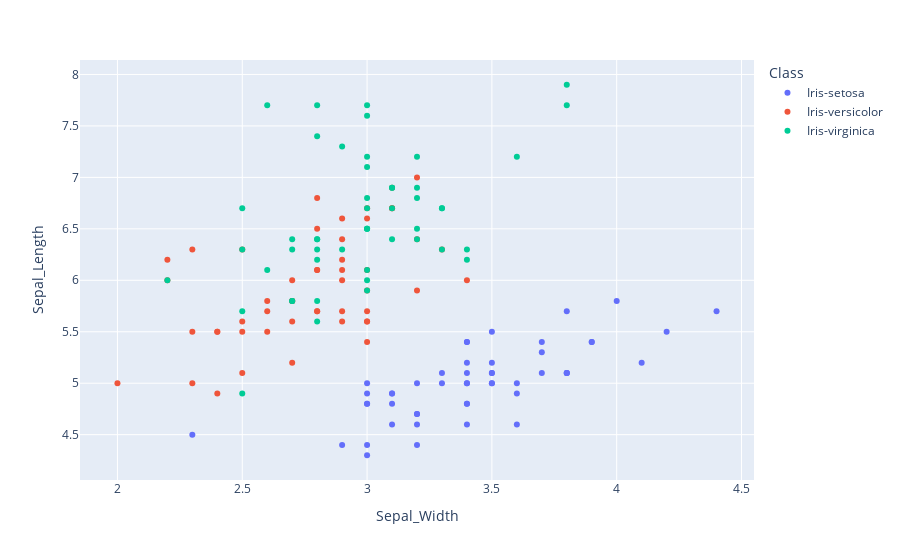

The code cell stored with this chart in its notebook:
### Markdown cell above
**VISUALISATION**

### Code cell
fig = px.scatter(df , x = 'Sepal_Width' , y = 'Sepal_Length' , color = 'Class')
fig.show()

### Figure 1 — Plotly figure (JSON) as saved in the notebook; plotly's stock layout.template omitted (floating-point values rounded to 4 significant figures)
{"data": [{"hovertemplate": "Class=Iris-setosa<br>Sepal_Width=%{x}<br>Sepal_Length=%{y}<extra></extra>", "legendgroup": "Iris-setosa", "marker": {"color": "#636efa", "symbol": "circle"}, "mode": "markers", "name": "Iris-setosa", "orientation": "v", "showlegend": true, "type": "scatter", "x": [3.5, 3, 3.2, 3.1, 3.6, 3.9, 3.4, 3.4, 2.9, 3.1, 3.7, 3.4, 3, 3, 4, 4.4, 3.9, 3.5, 3.8, 3.8, 3.4, 3.7, 3.6, 3.3, 3.4, 3, 3.4, 3.5, 3.4, 3.2, 3.1, 3.4, 4.1, 4.2, 3.1, 3.2, 3.5, 3.6, 3, 3.4, 3.5, 2.3, 3.2, 3.5, 3.8, 3, 3.8, 3.2, 3.7, 3.3], "xaxis": "x", "y": [5.1, 4.9, 4.7, 4.6, 5, 5.4, 4.6, 5, 4.4, 4.9, 5.4, 4.8, 4.8, 4.3, 5.8, 5.7, 5.4, 5.1, 5.7, 5.1, 5.4, 5.1, 4.6, 5.1, 4.8, 5, 5, 5.2, 5.2, 4.7, 4.8, 5.4, 5.2, 5.5, 4.9, 5, 5.5, 4.9, 4.4, 5.1, 5, 4.5, 4.4, 5, 5.1, 4.8, 5.1, 4.6, 5.3, 5], "yaxis": "y"}, {"hovertemplate": "Class=Iris-versicolor<br>Sepal_Width=%{x}<br>Sepal_Length=%{y}<extra></extra>", "legendgroup": "Iris-versicolor", "marker": {"color": "#EF553B", "symbol": "circle"}, "mode": "markers", "name": "Iris-versicolor", "orientation": "v", "showlegend": true, "type": "scatter", "x": [3.2, 3.2, 3.1, 2.3, 2.8, 2.8, 3.3, 2.4, 2.9, 2.7, 2, 3, 2.2, 2.9, 2.9, 3.1, 3, 2.7, 2.2, 2.5, 3.2, 2.8, 2.5, 2.8, 2.9, 3, 2.8, 3, 2.9, 2.6, 2.4, 2.4, 2.7, 2.7, 3, 3.4, 3.1, 2.3, 3, 2.5, 2.6, 3, 2.6, 2.3, 2.7, 3, 2.9, 2.9, 2.5, 2.8], "xaxis": "x", "y": [7, 6.4, 6.9, 5.5, 6.5, 5.7, 6.3, 4.9, 6.6, 5.2, 5, 5.9, 6, 6.1, 5.6, 6.7, 5.6, 5.8, 6.2, 5.6, 5.9, 6.1, 6.3, 6.1, 6.4, 6.6, 6.8, 6.7, 6, 5.7, 5.5, 5.5, 5.8, 6, 5.4, 6, 6.7, 6.3, 5.6, 5.5, 5.5, 6.1, 5.8, 5, 5.6, 5.7, 5.7, 6.2, 5.1, 5.7], "yaxis": "y"}, {"hovertemplate": "Class=Iris-virginica<br>Sepal_Width=%{x}<br>Sepal_Length=%{y}<extra></extra>", "legendgroup": "Iris-virginica", "marker": {"color": "#00cc96", "symbol": "circle"}, "mode": "markers", "name": "Iris-virginica", "orientation": "v", "showlegend": true, "type": "scatter", "x": [3.3, 2.7, 3, 2.9, 3, 3, 2.5, 2.9, 2.5, 3.6, 3.2, 2.7, 3, 2.5, 2.8, 3.2, 3, 3.8, 2.6, 2.2, 3.2, 2.8, 2.8, 2.7, 3.3, 3.2, 2.8, 3, 2.8, 3, 2.8, 3.8, 2.8, 2.8, 2.6, 3, 3.4, 3.1, 3, 3.1, 3.1, 3.1, 2.7, 3.2, 3.3, 3, 2.5, 3, 3.4, 3], "xaxis": "x", "y": [6.3, 5.8, 7.1, 6.3, 6.5, 7.6, 4.9, 7.3, 6.7, 7.2, 6.5, 6.4, 6.8, 5.7, 5.8, 6.4, 6.5, 7.7, 7.7, 6, 6.9, 5.6, 7.7, 6.3, 6.7, 7.2, 6.2, 6.1, 6.4, 7.2, 7.4, 7.9, 6.4, 6.3, 6.1, 7.7, 6.3, 6.4, 6, 6.9, 6.7, 6.9, 5.8, 6.8, 6.7, 6.7, 6.3, 6.5, 6.2, 5.9], "yaxis": "y"}], "layout": {"legend": {"title": {"text": "Class"}, "tracegroupgap": 0}, "margin": {"t": 60}, "xaxis": {"anchor": "y", "domain": [0, 1], "title": {"text": "Sepal_Width"}}, "yaxis": {"anchor": "x", "domain": [0, 1], "title": {"text": "Sepal_Length"}}}}
